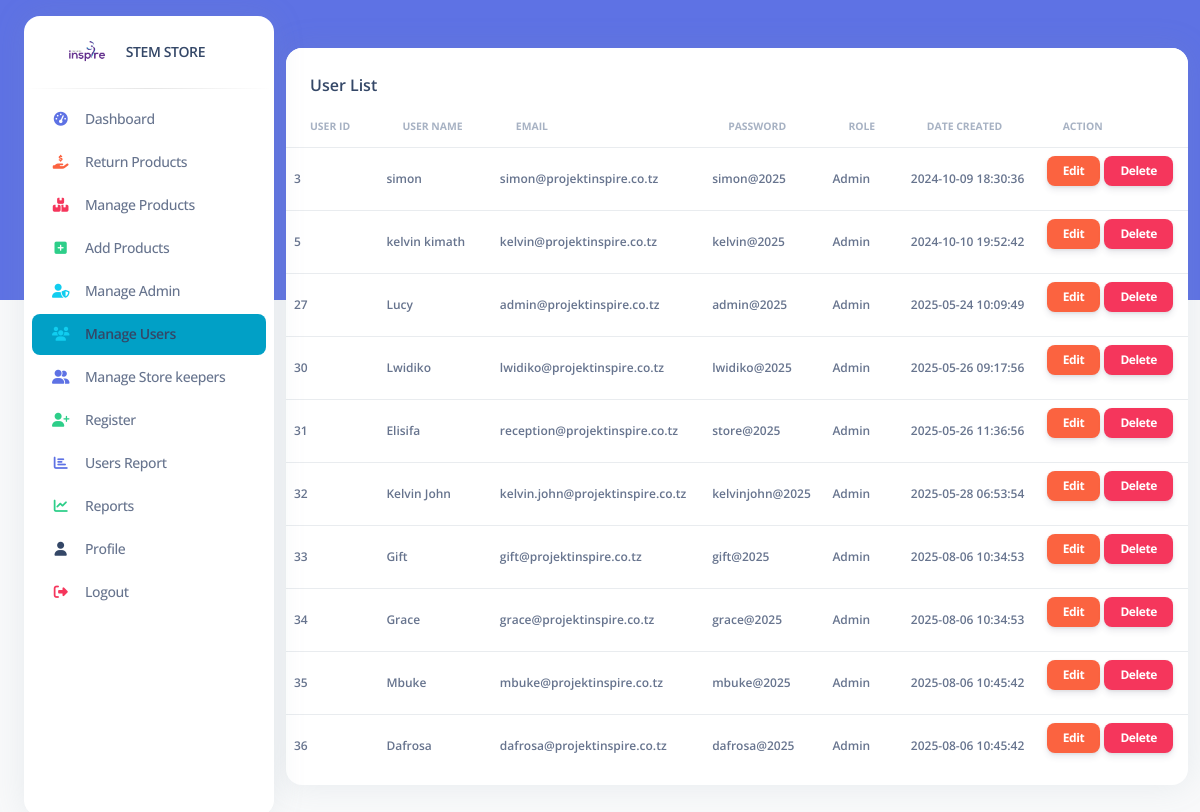
The app's page /user/users.php with its own data.
### tables this page shows
CREATE TABLE `users` (
  `id` int(11) NOT NULL,
  `username` varchar(50) NOT NULL,
  `email` varchar(255) NOT NULL,
  `password` varchar(255) NOT NULL,
  `role` enum('Admin','User') NOT NULL,
  `created_at` timestamp NOT NULL DEFAULT current_timestamp(),
  `can_manage_admins` tinyint(1) DEFAULT 0,
  `can_manage_users` tinyint(1) DEFAULT 0,
  `can_view_reports` tinyint(1) DEFAULT 0
);

### user/users.php (the view, shortened to what this page needs)
<!DOCTYPE html>
<html lang="en">
<head>
  <link rel="stylesheet" href="https://cdnjs.cloudflare.com/ajax/libs/font-awesome/6.0.0/css/all.min.css">
  <link href="../assets/css/nucleo-icons.css" rel="stylesheet" />
  <link href="../assets/css/nucleo-svg.css" rel="stylesheet" />
  <link href="../assets/css/nucleo-svg.css" rel="stylesheet" />
  <link id="pagestyle" href="../assets/css/argon-dashboard.css?v=2.0.4" rel="stylesheet" />
</head>
<body class="g-sidenav-show   bg-gray-100">
  <aside class="sidenav bg-white navbar navbar-vertical navbar-expand-xs border-0 border-radius-xl my-3 fixed-start ms-4" id="sidenav-main" style="height: 100vh; position: fixed; overflow: hidden;">
    <div class="sidenav-header">
      <a class="navbar-brand m-0" href=" ../index2.php " target="_blank">
        <img src="../assets/img/logo-ct-dark.png" class="navbar-brand-img h-100" alt="main_logo">
        <span class="ms-1 font-weight-bold">STEM STORE</span>
      </a>
    </div>
   <hr class="horizontal dark mt-0 mb-2">
  <div class="collapse navbar-collapse w-auto" id="sidenav-collapse-main" style="height: calc(100vh - 100px); overflow-y: auto;">
  <ul class="navbar-nav">
    <li class="nav-item">
      <a class="nav-link " href="../index2.php">
        <div class="icon icon-shape icon-sm border-radius-md text-center me-2 d-flex align-items-center justify-content-center">
          <i class="fas fa-tachometer-alt text-primary text-sm opacity-10"></i>
        </div>
        <span class="nav-link-text ms-1">Dashboard</span>
      </a>
    </li>
    <li class="nav-item">
      <a class="nav-link" href="sales.php">
        <div class="icon icon-shape icon-sm border-radius-md text-center me-2 d-flex align-items-center justify-content-center">
          <i class="fas fa-hand-holding-usd text-warning text-sm opacity-10"></i>
        </div>
        <span class="nav-link-text ms-1">Return Products</span>
      </a>
    </li>
    <li class="nav-item">
      <a class="nav-link " href="products.php">
        <div class="icon icon-shape icon-sm border-radius-md text-center me-2 d-flex align-items-center justify-content-center">
          <i class="fas fa-boxes text-danger text-sm opacity-10"></i>
        </div>
        <span class="nav-link-text ms-1">Manage Products</span>
      </a>
    </li>
   <li class="nav-item">
      <a class="nav-link" href="addproducts.php">
        <div class="icon icon-shape icon-sm border-radius-md text-center me-2 d-flex align-items-center justify-content-center">
          <i class="fas fa-plus-square text-success text-sm opacity-10"></i>
        </div>
        <span class="nav-link-text ms-1">Add Products</span>
      </a>
    </li>
    <li class="nav-item">
      <a class="nav-link" href="Manageadmin.php">
        <div class="icon icon-shape icon-sm border-radius-md text-center me-2 d-flex align-items-center justify-content-center">
          <i class="fas fa-user-shield text-info text-sm opacity-10"></i>
        </div>
        <span class="nav-link-text ms-1">Manage Admin</span>
      </a>
    </li>
    <li class="nav-item">
      <a class="nav-link active" href="users.php">
        <div class="icon icon-shape icon-sm border-radius-md text-center me-2 d-flex align-items-center justify-content-center">
          <i class="fas fa-users text-info text-sm opacity-10"></i>
        </div>
        <span class="nav-link-text ms-1">Manage Users</span>
      </a>
    </li>
        <li class="nav-item">
      <a class="nav-link" href="customers.php">
        <div class="icon icon-shape icon-sm border-radius-md text-center me-2 d-flex align-items-center justify-content-center">
          <i class="fas fa-user-friends text-primary text-sm opacity-10"></i>
        </div>
        <span class="nav-link-text ms-1">Manage Store keepers</span>
      </a>
    </li>
    <li class="nav-item">
      <a class="nav-link" href="register.html">
        <div class="icon icon-shape icon-sm border-radius-md text-center me-2 d-flex align-items-center justify-content-center">
          <i class="fas fa-user-plus text-success text-sm opacity-10"></i>
        </div>
        <span class="nav-link-text ms-1">Register</span>
      </a>
    </li>
    <li class="nav-item">
      <a class="nav-link" href="customer_report.php">
        <div class="icon icon-shape icon-sm border-radius-md text-center me-2 d-flex align-items-center justify-content-center">
          <i class="fas fa-chart-bar text-primary text-sm opacity-10"></i>
        </div>
        <span class="nav-link-text ms-1">Users Report</span>
      </a>
    </li>
    <li class="nav-item">
      <a class="nav-link" href="report.php">
        <div class="icon icon-shape icon-sm border-radius-md text-center me-2 d-flex align-items-center justify-content-center">
          <i class="fas fa-chart-line text-success text-sm opacity-10"></i>
        </div>
        <span class="nav-link-text ms-1">Reports</span>
      </a>
    </li>
    <li class="nav-item">
      <a class="nav-link" href="profile.php">
        <div class="icon icon-shape icon-sm border-radius-md text-center me-2 d-flex align-items-center justify-content-center">
          <i class="fas fa-user text-dark text-sm opacity-10"></i>
        </div>
        <span class="nav-link-text ms-1">Profile</span>
      </a>
    </li>
    <li class="nav-item">
      <a class="nav-link" href="../pages/login.php">
        <div class="icon icon-shape icon-sm border-radius-md text-center me-2 d-flex align-items-center justify-content-center">
          <i class="fas fa-sign-out-alt text-danger text-sm opacity-10"></i>
        </div>
        <span class="nav-link-text ms-1">Logout</span>
      </a>
    </li>
  </ul>
</div>
</aside>
  <main class="main-content position-relative border-radius-lg ">
    <nav class="navbar navbar-main navbar-expand-lg px-0 mx-4 shadow-none border-radius-xl " id="navbarBlur" data-scroll="false">
      <div class="container-fluid py-1 px-3">
        </div>
    </nav>
    <?php
include '../connection.php';
$sql = "SELECT id, username, email, password, role, created_at FROM users WHERE role NOT IN ('Director', 'HR')";
$result = $conn->query($sql);
?>
<div class="container-fluid py-4">
  <div class="row">
    <div class="col-12">
      <div class="card mb-4">
        <div class="card-header pb-0">
          <h6>User List</h6>
        </div>
        <div class="card-body px-0 pt-0 pb-2">
          <div class="table-responsive p-0">
            <table class="table align-items-center mb-0">
              <thead>
                <tr>
                  <th class="text-uppercase text-secondary text-xxs font-weight-bolder opacity-7">User ID</th>
                  <th class="text-uppercase text-secondary text-xxs font-weight-bolder opacity-7">User Name</th>
                  <th class="text-uppercase text-secondary text-xxs font-weight-bolder opacity-7">Email</th>
                  <th class="text-uppercase text-secondary text-xxs font-weight-bolder opacity-7">Password</th>
                  <th class="text-uppercase text-secondary text-xxs font-weight-bolder opacity-7">Role</th>
                  <th class="text-uppercase text-secondary text-xxs font-weight-bolder opacity-7">Date Created</th>
                  <th class="text-uppercase text-secondary text-xxs font-weight-bolder opacity-7">Action</th>
                </tr>
              </thead>
              <tbody>
                <?php
                if ($result->num_rows > 0) {
                  while($row = $result->fetch_assoc()) {
                    echo "<tr>";
                    echo "<td><p class='text-xs font-weight-bold mb-0'>" . htmlspecialchars($row['id']) . "</p></td>";
                    echo "<td><p class='text-xs font-weight-bold mb-0'>" . htmlspecialchars($row['username']) . "</p></td>";
                    echo "<td><p class='text-xs font-weight-bold mb-0'>" . htmlspecialchars($row['email']) . "</p></td>";
                    echo "<td><p class='text-xs font-weight-bold mb-0'>" . htmlspecialchars($row['password']) . "</p></td>";
                    echo "<td><p class='text-xs font-weight-bold mb-0'>" . htmlspecialchars($row['role']) . "</p></td>";
                    echo "<td><p class='text-xs font-weight-bold mb-0'>" . htmlspecialchars($row['created_at']) . "</p></td>";
                    echo "<td class='align-middle'>
                            <button class='btn btn-xs btn-warning'>Edit</button>
                            <button class='btn btn-xs btn-danger'>Delete</button>
                          </td>";
                    echo "</tr>";
                  }
                } else {
                  echo "<tr><td colspan='7' class='text-center'>No users found</td></tr>";
                }
                ?>
              </tbody>
            </table>
          </div>
        </div>
      </div>
    </div>
  </div>
</div>
  </main>
</body>
</html>

### assets/css/nucleo-svg.css (style rules this page uses)
.icon { display: inline-block; color: #111111; height: 1em; width: 1em; }
.icon-sm { height: 0.8em; width: 0.8em; }
.icon { fill: currentColor; stroke: none; }

### records on screen
users: id "3", username "simon", email "simon@projektinspire.co.tz", password "simon@2025", role "Admin", created_at "2024-10-09 18:30:36"
users: id "5", username "kelvin kimath", email "kelvin@projektinspire.co.tz", password "kelvin@2025", role "Admin", created_at "2024-10-10 19:52:42"
users: id "27", username "Lucy", email "admin@projektinspire.co.tz", password "admin@2025", role "Admin", created_at "2025-05-24 10:09:49"
users: id "30", username "Lwidiko", email "lwidiko@projektinspire.co.tz", password "lwidiko@2025", role "Admin", created_at "2025-05-26 09:17:56"
users: id "31", username "Elisifa", email "reception@projektinspire.co.tz", password "store@2025", role "Admin", created_at "2025-05-26 11:36:56"
users: id "32", username "Kelvin John", email "kelvin.john@projektinspire.co.tz", password "kelvinjohn@2025", role "Admin", created_at "2025-05-28 06:53:54"
users: id "33", username "Gift", email "gift@projektinspire.co.tz", password "gift@2025", role "Admin", created_at "2025-08-06 10:34:53"
users: id "34", username "Grace", email "grace@projektinspire.co.tz", password "grace@2025", role "Admin", created_at "2025-08-06 10:34:53"
users: id "35", username "Mbuke", email "mbuke@projektinspire.co.tz", password "mbuke@2025", role "Admin", created_at "2025-08-06 10:45:42"
users: id "36", username "Dafrosa", email "dafrosa@projektinspire.co.tz", password "dafrosa@2025", role "Admin", created_at "2025-08-06 10:45:42"
